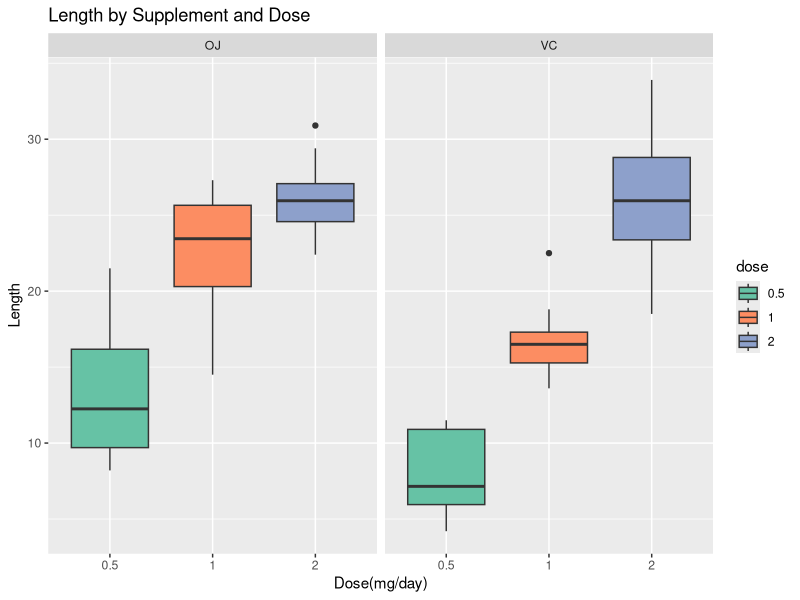

This figure's R source:
## ---- chunk 1
knitr::opts_chunk$set(echo = TRUE)
## ---- chunk 2
rawdata <- ToothGrowth
str(rawdata)
## ---- chunk 3
rawdata$dose <- as.factor(rawdata$dose)
str(rawdata)
## ---- chunk 4
summary(rawdata)
## ---- chunk 5
library(ggplot2)

ggplot(rawdata, aes(y = len, x = dose)) +
    geom_boxplot(aes(fill = dose)) +
    facet_wrap(~ supp ) +
    scale_fill_brewer(palette = "Set2") +
    labs(x = "Dose(mg/day)", y = "Length") +
    ggtitle("Length by Supplement and Dose ")
## ---- chunk 6
t.test(len ~ supp, data = rawdata)
## ---- chunk 7
t.test(rawdata$len[rawdata$supp == "OJ"], rawdata$len[rawdata$supp == "VC"])
t.test(len ~ dose, data = rawdata[rawdata$dose %in% c(0.5, 2),])
